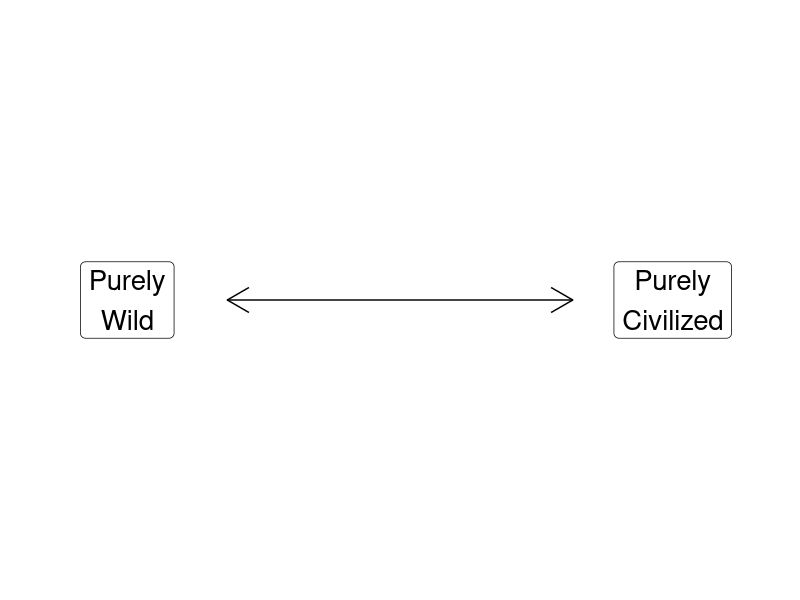
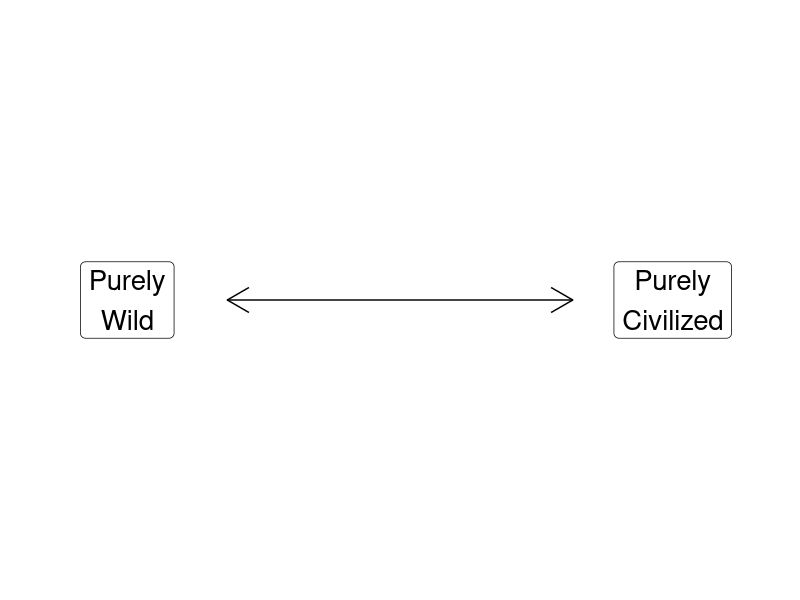

The R source for these figures, in order:
## ---- chunk 1
library(tidyverse)
library(readxl)
library(kableExtra)
## ---- chunk 2
## Manual DAG
d1 <- tibble(
  x = c(-3, 3),
  y = c(1, 1),
  labels = c("Purely\nWild", "Purely\nCivilized")
)

ggplot(data = d1, aes(x = x, y = y)) +
  geom_point(size = 8) +
  theme_void() +
  coord_cartesian(xlim = c(-4, 4)) +
  geom_label(aes(label = labels), size = 7) +
  annotate("segment", x = -1.9, xend = 1.9, y = 1, yend = 1, arrow = arrow(ends = "both"))
## ---- chunk 3
## Manual DAG
d1 <- tibble(
  x = c(-3, 3),
  y = c(1, 1),
  labels = c("Purely\nWild", "Purely\nCivilized")
)

ggplot(data = d1, aes(x = x, y = y)) +
  geom_point(size = 8) +
  theme_void() +
  coord_cartesian(xlim = c(-4, 4)) +
  geom_label(aes(label = labels), size = 7) +
  annotate("segment", x = -1.9, xend = 1.9, y = 1, yend = 1, arrow = arrow(ends = "both"))
